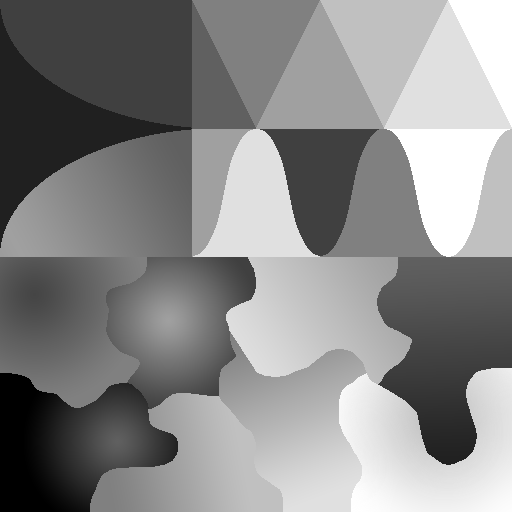
%> input picture y_piecewise.tif, 512 x 512 px
$ octave demo_ClipPoisGaus_stdEst2D.m   (GNU Octave 9; MATLAB toolbox functions it lacks are replaced by stand-ins)
%> lines starting %> are read from the running program, lines starting %| are printed output that depends on the picture
%
% Script demonstrating the use of the function
% function_ClipPoisGaus_stdEst2D.m  [version 2.32 released 26 May 2015]
%
% This software demonstrates the algorithm described in the publications:
% Foi, A., M. Trimeche, V. Katkovnik, and K. Egiazarian, "Practical Poissonian-Gaussian noise modeling and fitting for single-image raw-data", IEEE Trans. Image Process., vol. 17, no. 10, pp. 1737-1754, October 2008.
% L. Azzari and A. Foi, “Gaussian-Cauchy mixture modeling for robust signal-dependent noise estimation”, Proc. 2014 IEEE Int. Conf. Acoustics, Speech, Signal Process. (ICASSP 2014), pp. 5357-5361, Florence, Italy, May 2014.
%
% Requires functions:   function_ClipPoisGaus_stdEst2D  and  ml_fun_ClipPoisGaus
% Optional function:    function_stdEst2D   -  classical MAD std estimate on the wavelet detail coefficients for AWGN with constant variance (independent homoskedastic), available from http://www.cs.tut.fi/~lasip/2D/
%                       rawimread_fuji_tiff -  extracts color components in rectangular form from SuperCCD RAW data (which is tilted of 45 degrees), available from http://www.cs.tut.fi/~foi/sensornoise.html
%
% Lucio Azzari  and  Alessandro Foi
% firstname.lastname@tut.fi  Tampere University of Technology  2008-2015
% ------------------------------------------------------------------------------------------------------

close all
clear all
disp(' ')


%% ALGORITHM MAIN PARAMETERS
%                                %  the standard-deviation function has the form \sigma=(a*y^polyorder+b*y^(polyorder-1)+c*y^(polyorder-2)+...).^(variance_power/2), where y is the unclipped noise-free signal.
polyorder=1;                     %  order of the polynomial model to be estimated [default 1, i.e. affine/linear]  Note: a large order results in overfitting and difficult and slow convergence of the ML optimization.
variance_power=1;                %  power of the variance [default 1, i.e. affine/linear variance]
%                                %   The usual Poissonian-Gaussian model has the form \sigma=sqrt(a*y+b), which follows from setting polyorder=1 and variance_power=1.

median_est=1;                    %  0: sample standard deviation;  1: MAD   (1)
LS_median_size=1;                %  size of median filter for outlier removal in LS fitting (enhances robustness for initialization of ML) 0: disabled  [default 1 = auto]
tau_threshold_initial=1;         %  (initial) scaling factor for the tau threshold used to define the set of smoothness   [default 1]

% prior_density=0; %(SET BELOW)  %  type of prior density to use for ML    (0)
%                                %    0: zero_infty uniform prior density (R+);  (default, use this for raw-data)
%                                %    1: zero_one uniform prior density [0,1];
%                                %    2: -infty_infty uniform prior density (R);

level_set_density_factor=1;      %   density of the slices in for the expectations   [default 1 ( = 600 slices)]   (if image is really small it should be reduced, say, to 0.5 or less)
integral_resolution_factor=1;    %   integral resolution (sampling) for the finite sums used for evaluatiing the ML-integral   [default 1]
speed_factor=1;                  %   factor controlling simultaneously density and integral resolution factors  [default 1] (use large number, e.g. 1000, for very fast algorithm)

text_verbosity=1;                %  how much info to print to screen 0: none, 1: little, 2: a lot
figure_verbosity=4;              %  show/keep figures?        [default 3]
%                                     0: no figures
%                                     1: only figure with final ML result is shown and kept
%                                     2: few figures are shown during processing but none kept
%                                     3: few figures are shown but only figure with final ML result is kept
%                                     4: show and keep all figures
lambda=1;                        %  [0,1]:  models the data distribution as a mixture of Gaussian and Cauchy PDFs (each with scale parameter sigma), with mixture parameters lambda and (1-lambda): p(x) = (1-lambda)*N(x,y,sigma^2)+lambda*Cauchy(x,y,sigma)     [default 1]
auto_lambda=1;                   %  include the mixture parameter lambda in the maximization of the likelihood   [default 1]
%                                     0: lambda is fixed equal to its input value and not optimized
%                                     1: lambda is optimized (the input value of lambda is used as initial value for the optimization)


%% ====================================================================================================================================
%% LOAD BITMAP/RAW IMAGE    %  raw-data images which are loaded below can be downloaded from http://www.cs.tut.fi/~foi/sensornoise.html
%% ====================================================================================================================================
if 1 %% load "noise-free" image and add noise   (OTHERWISE LOAD RAW DATA, SEE BELOW)
    add_noise=1;                % add noise to image
    a=0.1^2;   b=0.04^2;        % noise parameters a,b
    %    a=0.1^2;   b=0.02^2;       % noise parameters a,b
    %    a=0.0^2;   b=0.2^2;        % noise parameters a,b
    %    a=(1/30);  b=0.1^2;        % noise parameters a,b

    clipping_below=1;   %  on/off   [keep off for pure-poissonian (no gaussian terms) noise, since there are no negative errors]
    clipping_above=1;   %  on/off
    prior_density=1;                 %  type of prior density to use for ML    (0)
    %                                %    1: zero_one uniform prior density [0,1];


    %     y=im2double(imread('image_man1024.tiff'));
    %     y=im2double(imread('image_testpat1024.tiff'));
    y=im2double(imread('y_piecewise.tif'));
%> y: size 512x512 double; min 0, max 1, mean 0.534
    %     y=im2double(imread('y_piecewise_fibo.tif'));

else %%  RAW  %%%%%%%%%%%%%%%%%%%%%%%%%%%%%%%%%%%%%%%%%%%%%%%%%%%%%%%%%%%%%%%%%%%%%%%%%%%%%%%%%%%%%%%%%%%%%%
    add_noise=0;  %% DO NOT ADD NOISE TO RAW-DATA (IT HAS ENOUGH NOISE ALREADY! :) )
    clipping_below=1;  %%%% on off   %% RAW-DATA IS ASSUMED TO BE CLIPPED FROM ABOVE AND BELOW
    clipping_above=1;  %%%% on off
    prior_density=0;                 %  type of prior density to use for ML    (0)
    %                                %    0: zero_infty uniform prior density (R+);  (default, use this for raw-data)

    % The following tiff files are obtained from the .CR2 or .RAF or .NEF proprietary raw files using DCRAW.EXE with the options  -D -4 -T -j -v
    % (see http://www.cybercom.net/~dcoffin/dcraw/   or   www.insflug.org/raw/ )

    if 1 %%  CANON EOS350D  %%%%%%%%%%%%%%%%%%%%%%%%%%%%%%%%%%%%%%%%%%%%%%%%%%%%%%%%%%%%%%%%%%%%%%%%%%%%%%%%%%%%%%%%%%%%%%
        z=imread('Canon_EOS350D-ISO1600-Blurred_Target-IMG_1888.tiff');
        % [5 lines of commented-out code are left out]
        z=double([z(1:2:end,2:2:end),z(2:2:end,1:2:end);z(1:2:end,1:2:end),z(2:2:end,2:2:end)])/4095;  %% [R,B;G1,G2]
    elseif 0 %%  FUJIFILM FinePix S5600/S9600  %%%%%%%%%%%%%%%%%%%%%%%%%%%%%%%%%%%%%%%%%%%%%%%%%%%%%%%%%%%%%%%%%%%%%%%%%%%%%%%%%%%%%%%%%%%%%%
        % [7 lines of commented-out code are left out]
        filenamzz='FinePix_S5600_ISO1600-TARGET.tiff';
        %         filenamzz='FinePix_S5600_ISO1600-Leatherman-DSCF6503.tiff';

        if exist('rawimread_fuji_tiff','file')~=2&&exist('rawimread_fuji_tiff','file')~=6
            disp(' !!!   SuperCCD raw-data is rotated 45 degrees and needs special reordering to be split into subcomponents.');
            disp(' !!!   Please download  rawimread_fuji_tiff  from http://www.cs.tut.fi/~foi/sensornoise.html ');
            disp(' ');
            return
        end

        z=double([rawimread_fuji_tiff(filenamzz,2);rawimread_fuji_tiff(filenamzz,1),rawimread_fuji_tiff(filenamzz,3)])/15840; %  [GG;R,G]
        %% !!! note that the constant 15840 is not exact, there are very minor variations between channels and subchannels
        %% !!! note also that especially at low ISO values (e.g. <=200), the response of the different channels and subchannels
        %% !!! is not equal, thus one should estimate separately each channel and possibly each subchannel (i.e. subsampling
        %% !!! individual channels), as they lead to slightly different curves.
    elseif 0  %%  CANON EOS 40D  %%%%%%%%%%%%%%%%%%%%%%%%%%%%%%%%%%%%%%%%%%%%%%%%%%%%%%%%%%%%%%%%%%%%%%%%%%%%%%%%%%%%%%%%%%%%%%
        if 0  % ISO 100
            z=imread('Canon_EOS_40D-ISO100-IMG_2226.tiff');
            z=double([z(1:2:end,2:2:end),z(2:2:end,1:2:end);z(1:2:end,1:2:end),z(2:2:end,2:2:end)])/13824; %  ISO 1600 800 400 200
        elseif 0  % ISO 200 400 800 1600
            % [4 lines of commented-out code are left out]
            z=double([z(1:2:end,2:2:end),z(2:2:end,1:2:end);z(1:2:end,1:2:end),z(2:2:end,2:2:end)])/16224;% [R,B;G1,G2]
        elseif 1 % ISO 1000 3200
            z=imread('Canon_EOS_40D-ISO3200-IMG_2221.tiff');
            %             z=imread('Canon_EOS_40D-ISO1000-IMG_2227.tiff');
            z=double([z(1:2:end,2:2:end),z(2:2:end,1:2:end);z(1:2:end,1:2:end),z(2:2:end,2:2:end)])/16383;% [R,B;G1,G2]
        elseif 0 % ISO 640
            z=imread('Canon_EOS_40D-ISO640-IMG_2219.tiff');
            z=double([z(1:2:end,2:2:end),z(2:2:end,1:2:end);z(1:2:end,1:2:end),z(2:2:end,2:2:end)])/12742; %  ISO 640
        end
        % % % % % % % % Saturation values for Canon 40D depend on the ISO parameter
        % % % % % % % %   ISO 100: 13824, ISO 125: 16383, ISO 160: 12745, ISO 200: 16224, ISO 250: 16383, ISO 320: 12743, ISO 400: 16224, ISO 500: 16383, ISO 640: 12742, ISO 800: 16223, ISO 1000: 16383, ISO 1250: 12743, ISO 1600: 16224, ISO 3200: 16383.
        % % % % % % % % See discussions and explanations in the following forums:
        % % % % % % % %   http://www.adobeforums.com/webx/.3c055802
        % % % % % % % %   http://www.slo-foto.net/modules.php?name=Forums&file=viewtopic&p=116805
        % % % % % % % %   http://forums.dpreview.com/forums/read.asp?forum=1019&message=25631202
        % % % % % % % %   http://forums.dpreview.com/forums/readflat.asp?forum=1019&thread=25607049
        % % % % % % % %   http://forums.dpreview.com/forums/read.asp?forum=1019&message=25645921
    elseif 0 %% CANON EOS400D  %%%%%%%%%%%%%%%%%%%%%%%%%%%%%%%%%%%%%%%%%%%%%%%%%%%%%%%%%%%%%%%%%%%%%%%%%%%%%%%%%%%%%%%%%%%%%%
        % (similar situation as for the 40D)
        if 0 % ISO 1600
            z=imread('Canon_EOS400D-ISO1600-Blurred_Target-IMG3386.tiff');  %
            z=double([z(1:2:end,2:2:end),z(2:2:end,1:2:end);z(1:2:end,1:2:end),z(2:2:end,2:2:end)])/4058;  %% [R,B;G1,G2]
        else % ISO 100
            z=imread('Canon_EOS400D-ISO100-Blurred_Target-IMG3384.tiff');  % ISO 100  EOS400D
            z=double([z(1:2:end,2:2:end),z(2:2:end,1:2:end);z(1:2:end,1:2:end),z(2:2:end,2:2:end)])/3726;  %% [R,B;G1,G2]
        end
    elseif 0 %%  NIKON D80  %%%%%%%%%%%%%%%%%%%%%%%%%%%%%%%%%%%%%%%%%%%%%%%%%%%%%%%%%%%%%%%%%%%%%%%%%%%%%%%%%%%%%%%%%%%%%%
        %         z=double(imread('NIKOND80_ISO1600-_DSC2475.tiff'));   % NIKON D80 ISO1600
        z=double(imread('NIKOND80_ISO100-_DSC2464.tiff'));   % NIKON D80 ISO1000
        z=[z(1:2:end,1:2:end)/3981,z(1:2:end,2:2:end)/4095;z(2:2:end,2:2:end)/3967,z(2:2:end,1:2:end)/4095];   %% NIKON D80
        % %         http://www.adobeforums.com/webx?14@@.3bc03c04.3c054460/11
    end
    %     z=z(1:1:end,1:1:end);   %% SUBSAMPLE? MIGHT BE SENSIBLE CHOICE IF IMAGE IS HUGE AND MEMORY IS NOT  (SEE ALSO NOTE ABOUT Fujifilm S9600!!!)
end

if ~exist('z','var')&&~exist('y','var')
    disp('================================================')
    disp('             No image loaded !!!!')
    disp('================================================')
    disp(' ');
    disp(' Sample raw images can be downloaded from  http://www.cs.tut.fi/~foi/sensornoise.html ');
    disp(' ');
    disp(' ');
    return
end


%% ADD NOISE & CLIP
if add_noise
    %% % THESE LINES BELOW CAN BE USED TO FIX THE PSEUDORANDOM NOISE
    % [4 lines of commented-out code are left out]

    if a==0   % no Poissonian component
        z=y;
    else      % Poissonian component
        chi=1/a;
        z=poissrnd(max(0,chi*y))/chi;
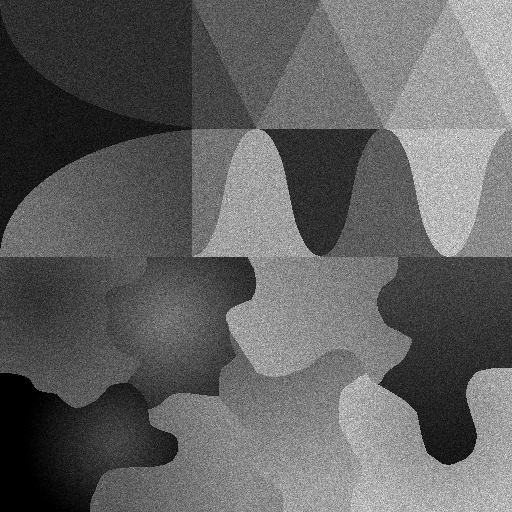
%> z: size 512x512 double; min 0, max 1.39, mean 0.534; drawn with min black and max white
    end
    z=z+sqrt(b)*randn(size(y));   % Gaussian component
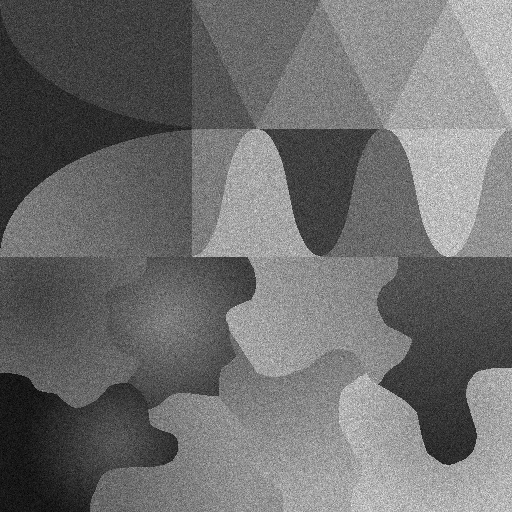
%> z: size 512x512 double; min -0.146, max 1.42, mean 0.534; drawn with min black and max white

    % CLIPPING          %%% the variable z represents either the non-clipped $z$ or the clipped $\tilde{z}$  (the actual role of the variable is specified by the clipping_above and clipping_below parameters)
    if clipping_above
        z=min(z,1);
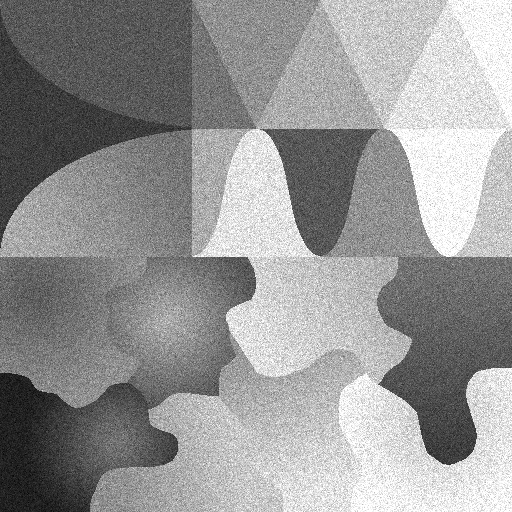
%> z: size 512x512 double; min -0.146, max 1, mean 0.53; drawn with min black and max white
    end
    if clipping_below
        z=max(0,z);
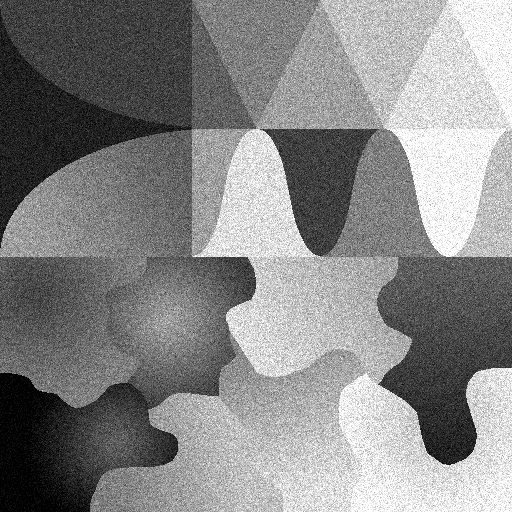
%> z: size 512x512 double; min 0, max 1, mean 0.531
    end
else
    if ~exist('z','var')
        z=y;
        clear y;
    end
end

%% %%%%%%%%%%%%%%%%%%%%%%%%%%%%%%%%%%%%%%%%%%%%%%%%%%%%%%%%%%%%%%%%%%%%%%%%%%%%%%%%%%%%%%%%%%%%%%%%%%%%%%%%%%%%%%%%%%%%%%%%%%%%%%
%% %%%%%%%%%%%%%%%%%%%%%%%%%%%%%%%%%%%%%%%%%%%%%%%%%%%%%%%%%%%%%%%%%%%%%%%%%%%%%%%%%%%%%%%%%%%%%%%%%%%%%%%%%%%%%%%%%%%%%%%%%%%%%%
%% CALL ESTIMATION FUNCTION WITH GIVEN OBSERVATION AND PARAMETERS
%> (the run ends here)

$ run again, with ASKA_57.TIF copied over y_piecewise.tif
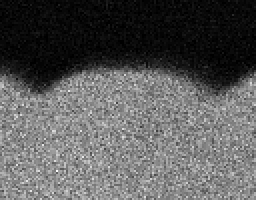
%> input picture ASKA_57.TIF, 128 x 100 px (shown 2 times larger)
%> `z=z+sqrt(b)*randn(size(y));`:
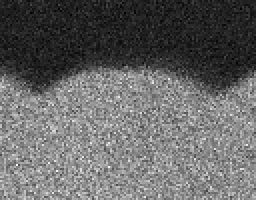
%> z: size 100x128 double (shown 2 times larger); min -0.125, max 1.08, mean 0.357; drawn with min black and max white
%> `z=max(0,z);`:
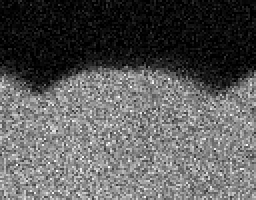
%> z: size 100x128 double (shown 2 times larger); min 0, max 1, mean 0.359

$ run again, with Man.tiff saved as y_piecewise.tif
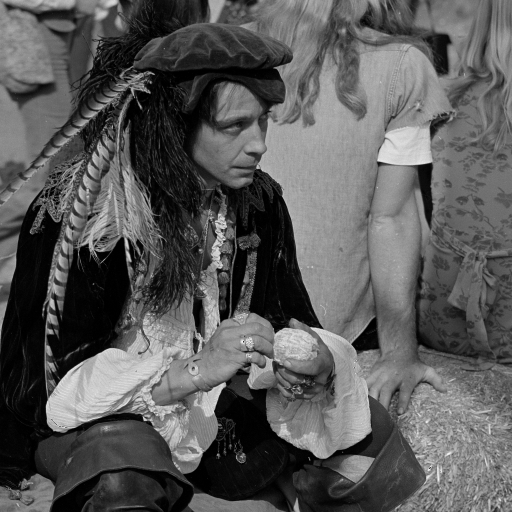
%> input picture Man.tiff, 1024 x 1024 px (shown at 1/2 size)
%> `z=z+sqrt(b)*randn(size(y));`:
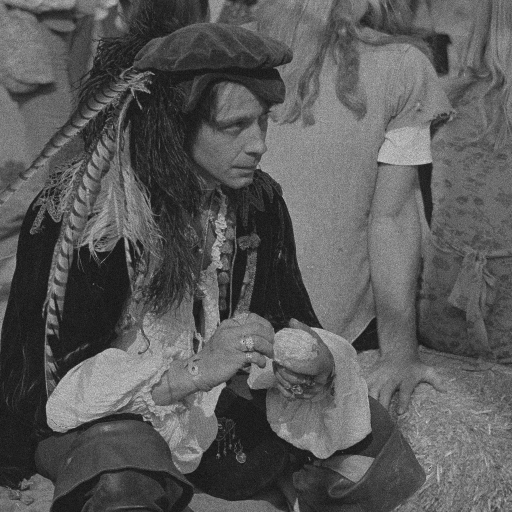
%> z: size 1024x1024 double (shown at 1/2 size); min -0.171, max 1.3, mean 0.349; drawn with min black and max white
%> `z=min(z,1);`:
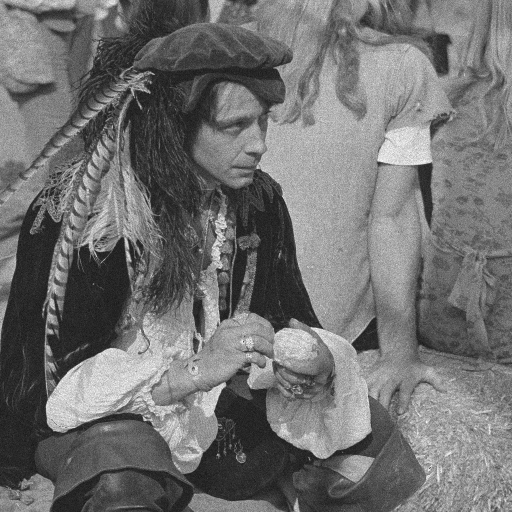
%> z: size 1024x1024 double (shown at 1/2 size); min -0.171, max 1, mean 0.349; drawn with min black and max white
